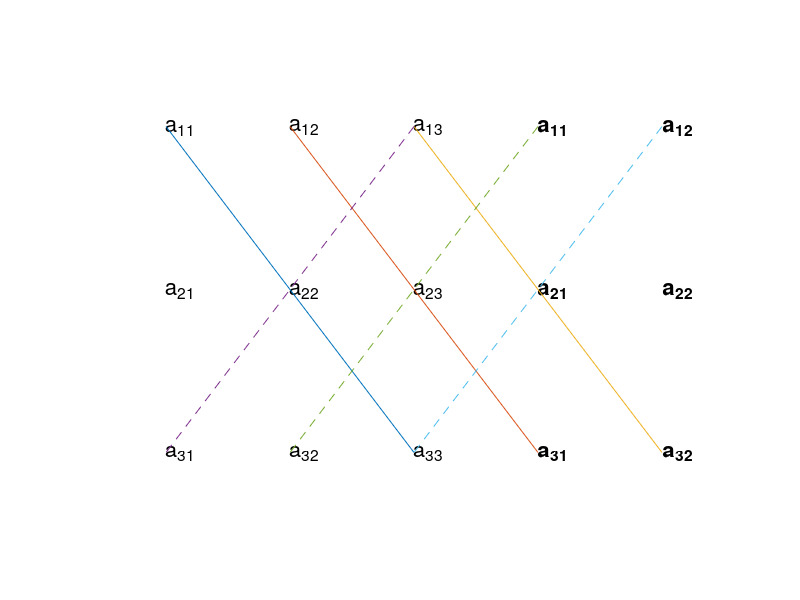

This chart was generated by the following MATLAB code:


figure

hold off

axis([0.5 5.5 0.5 3.5])

text(1,3,'a_{11}','FontSize',16)

hold on

text(2,3,'a_{12}','FontSize',16)
text(3,3,'a_{13}','FontSize',16)
text(1,2,'a_{21}','FontSize',16)
text(2,2,'a_{22}','FontSize',16)
text(3,2,'a_{23}','FontSize',16)
text(1,1,'a_{31}','FontSize',16)
text(2,1,'a_{32}','FontSize',16)
text(3,1,'a_{33}','FontSize',16)
text(4,1,'\bf{a_{31}}','FontSize',16)
text(4,2,'\bf{a_{21}}','FontSize',16)
text(4,3,'\bf{a_{11}}','FontSize',16)
text(5,1,'\bf{a_{32}}','FontSize',16)
text(5,2,'\bf{a_{22}}','FontSize',16)
text(5,3,'\bf{a_{12}}','FontSize',16)

plot([1 3],[3 1],'-')
plot([2 4],[3 1],'-')
plot([3 5],[3 1],'-')

plot([3 1],[3 1],'--')
plot([4 2],[3 1],'--')
plot([5 3],[3 1],'--')

axis off

print -deps2 det3.eps
